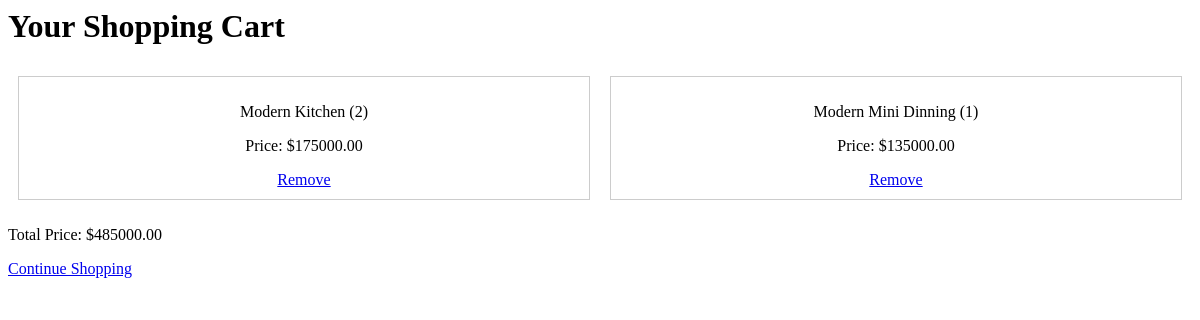
The page /cart/ (signed in) on the database its author committed.
### cart/models.py (models this page shows, shortened)
class CartItem(models.Model):
    product = models.ForeignKey(Product, on_delete=models.CASCADE)
    quantity = models.PositiveIntegerField(default=0)
    user = models.ForeignKey(User, on_delete=models.CASCADE)
    date_added = models.DateTimeField(auto_now_add=True)

class Product(models.Model):
    name = models.CharField(max_length=100)
    description = models.TextField(null=True)
    price = models.DecimalField(max_digits=10, decimal_places=2)
    image = models.ImageField(upload_to='products/')

### cart/views.py (the view)
# urls.py: path('cart/', views.view_cart, name='view_cart'),
def view_cart(request):
    cart_items = CartItem.objects.filter(user=request.user)
    total_price = sum(item.product.price * item.quantity for item in cart_items)
    return render(request, 'cart.html', {'cart_items': cart_items, 'total_price': total_price})

### templates/cart.html (shortened to what this page needs)
<html lang="en">
<head>
</head>
<body>
    <h1>Your Shopping Cart</h1>
    <div class="product-list">
    {% for item in cart_items %}
    <div class="product-item">
        <p>{{ item.product.name }} ({{ item.quantity }})</p>
        <p>Price: ${{ item.product.price }}</p>
        <a href="{% url 'cart:remove_from_cart' item.id %}">Remove</a>
    </div>
    {% empty %}
    <p>Your cart is empty.</p>
    {% endfor %}
    </div>
    <p>Total Price: ${{ total_price }}</p>
    <a href="{% url 'cart:product_list' %}">Continue Shopping</a>
</body>
</html>

### templates/cart.html (style rules this page uses)
.product-list { display: flex; flex-wrap: wrap; justify-content: space-between; list-style: none; padding: 0; }
.product-item { flex: 1; margin: 10px; border: 1px solid #ccc; padding: 10px; text-align: center; }

### rows shown on the page
CartItem: product.name "Modern Kitchen", quantity "2", product.price "175000.00"
CartItem: product.name "Modern Mini Dinning", quantity "1", product.price "135000.00"

### other values the page prints
{{ total_price }} "485000.00"
